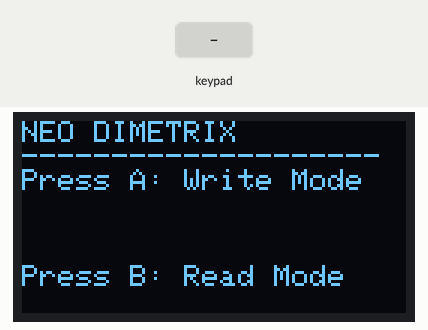
Recording of a sketch running on a simulated ESP32-S3. On the bench: 128×64 one-colour display. The test bench sets the inputs (shaded band). Storage starts empty.

Above: at 1.2 s.
1.3 s: key 'A' pressed
At 2.5 s:
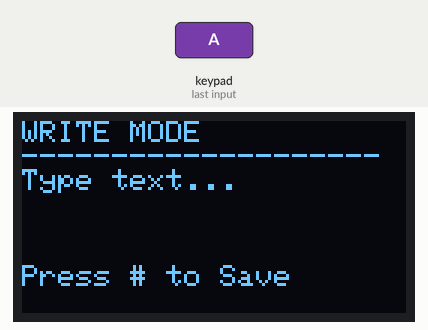
2.8 s: keypad keys 1 2 4 1 4 2 # pressed 0.4 s apart
At 6.1 s:
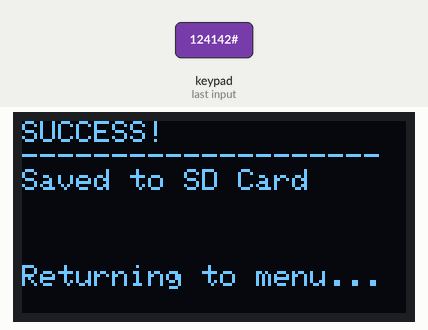
7.1 s: key 'B' pressed
At 8.5 s:
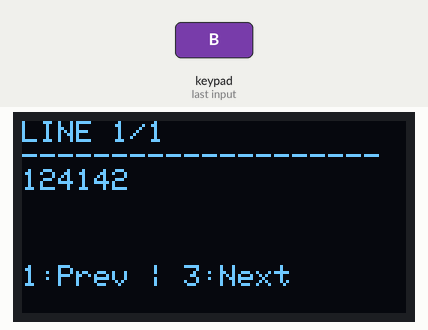
Timing chart, 0 to 10.1 s (numbered marks = the images above; inputs shaded):
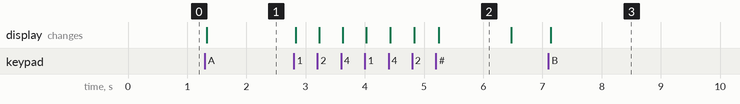

The sketch:

sd_basic.ino
```cpp
#include <Arduino.h>
#include <Wire.h>
#include <Adafruit_GFX.h>
#include <Adafruit_SSD1306.h>
#include <SPI.h>
#include <SD.h>
#include <Keypad.h>
#include <vector>

// --- OLED Configuration (ESP32-S3) ---
#define SCREEN_WIDTH 128
#define SCREEN_HEIGHT 64
#define OLED_SDA 8
#define OLED_SCL 9
Adafruit_SSD1306 display(SCREEN_WIDTH, SCREEN_HEIGHT, &Wire, -1);

// --- MicroSD Pin Configuration (ESP32-S3) ---
#define SD_CS_PIN 10
#define SPI_MOSI  11
#define SPI_SCK   12
#define SPI_MISO  13

// --- Keypad Configuration ---
const byte ROWS = 4;
const byte COLS = 4;
char keys[ROWS][COLS] = {
  {'1', '2', '3', 'A'},
  {'4', '5', '6', 'B'},
  {'7', '8', '9', 'C'},
  {'*', '0', '#', 'D'}
};

byte rowPins[ROWS] = {1, 2, 41, 42};
byte colPins[COLS] = {39, 40, 37, 38};

Keypad keypad = Keypad(makeKeymap(keys), rowPins, colPins, ROWS, COLS);

// --- State Machine & Buffers ---
enum SystemMode { MODE_MENU, MODE_WRITE, MODE_READ };
SystemMode currentMode = MODE_MENU;

String inputBuffer = "";
std::vector<String> sdLines;
int currentLineIndex = 0;

void updateOLED(String header, String line1, String line2 = "");
void saveBufferToSD();
void loadLinesFromSD();

void setup() {
  Serial.begin(115200);

  // 1. Initialize I2C for OLED on ESP32-S3 GPIO 8 & 9
  Wire.begin(OLED_SDA, OLED_SCL);
  if (!display.begin(SSD1306_SWITCHCAPVCC, 0x3C)) {
    Serial.println("OLED Failed!");
    while (1);
  }

  // 2. Initialize SPI for SD Card on ESP32-S3 GPIO 10, 11, 12, 13
  SPI.begin(SPI_SCK, SPI_MISO, SPI_MOSI, SD_CS_PIN);
  if (!SD.begin(SD_CS_PIN)) {
    updateOLED("SD CARD ERROR", "Check Wiring / Card", "Restart Board");
    while (1);
  }

  updateOLED("NEO DIMETRIX", "Press A: Write Mode", "Press B: Read Mode");
}

void loop() {
  char key = keypad.getKey();
  if (!key) return;

  switch (currentMode) {
    case MODE_MENU:
      if (key == 'A') {
        currentMode = MODE_WRITE;
        inputBuffer = "";
        updateOLED("WRITE MODE", "Type text...", "Press # to Save");
      } else if (key == 'B') {
        currentMode = MODE_READ;
        loadLinesFromSD();
        currentLineIndex = 0;
        if (sdLines.size() > 0) {
          updateOLED("LINE 1/" + String(sdLines.size()), sdLines[0], "1:Prev | 3:Next");
        } else {
          updateOLED("READ MODE", "SD File Empty!", "Press A to Write");
        }
      }
      break;

    case MODE_WRITE:
      if (key == '#') {
        if (inputBuffer.length() > 0) {
          saveBufferToSD();
          updateOLED("SUCCESS!", "Saved to SD Card", "Returning to menu...");
          delay(1200);
          currentMode = MODE_MENU;
          updateOLED("NEO DIMETRIX", "Press A: Write Mode", "Press B: Read Mode");
        }
      } else if (key == '*') {
        if (inputBuffer.length() > 0) {
          inputBuffer.remove(inputBuffer.length() - 1);
        }
        updateOLED("TYPING (* = Del)", inputBuffer, "# = Save to SD");
      } else if (key >= '0' && key <= '9') {
        inputBuffer += key;
        updateOLED("TYPING (* = Del)", inputBuffer, "# = Save to SD");
      } else if (key == 'B') {
        currentMode = MODE_READ;
        loadLinesFromSD();
        currentLineIndex = 0;
        if (sdLines.size() > 0) {
          updateOLED("LINE 1/" + String(sdLines.size()), sdLines[0], "1:Prev | 3:Next");
        }
      }
      break;

    case MODE_READ:
      if (key == '3') {
        if (sdLines.size() > 0 && currentLineIndex < (int)sdLines.size() - 1) {
          currentLineIndex++;
          updateOLED("LINE " + String(currentLineIndex + 1) + "/" + String(sdLines.size()),
                     sdLines[currentLineIndex], "1:Prev | 3:Next");
        }
      } else if (key == '1') {
        if (sdLines.size() > 0 && currentLineIndex > 0) {
          currentLineIndex--;
          updateOLED("LINE " + String(currentLineIndex + 1) + "/" + String(sdLines.size()),
                     sdLines[currentLineIndex], "1:Prev | 3:Next");
        }
      } else if (key == 'A') {
        currentMode = MODE_WRITE;
        inputBuffer = "";
        updateOLED("WRITE MODE", "Type text...", "Press # to Save");
      }
      break;
  }
}

void updateOLED(String header, String line1, String line2) {
  display.clearDisplay();
  display.setTextSize(1);
  display.setTextColor(SSD1306_WHITE);
  display.setCursor(0, 0);
  display.println(header);
  display.println("--------------------");
  display.println(line1);
  if (line2.length() > 0) {
    display.setCursor(0, 48);
    display.println(line2);
  }
  display.display();
}

void saveBufferToSD() {
  File file = SD.open("/notes.txt", FILE_APPEND);
  if (file) {
    file.println(inputBuffer);
    file.close();
  }
}

void loadLinesFromSD() {
  sdLines.clear();
  File file = SD.open("/notes.txt", FILE_READ);
  if (file) {
    String currentLine = "";
    while (file.available()) {
      char ch = (char)file.read();
      if (ch == '\n') {
        currentLine.trim();
        if (currentLine.length() > 0) sdLines.push_back(currentLine);
        currentLine = "";
      } else {
        currentLine += ch;
      }
    }
    currentLine.trim();
    if (currentLine.length() > 0) sdLines.push_back(currentLine);
    file.close();
  }
}
```

Measured:
- after the input at 1.3 s, the display: changes at once (image 1)
- after the input at 2.8 s, the display: first changes at once (image 2 shows a later state)
- after the input at 7.1 s, the display: changes at once (image 3)
- what the display in image 2 shows lasts 1.3 s, from 5.2 s to 6.5 s
